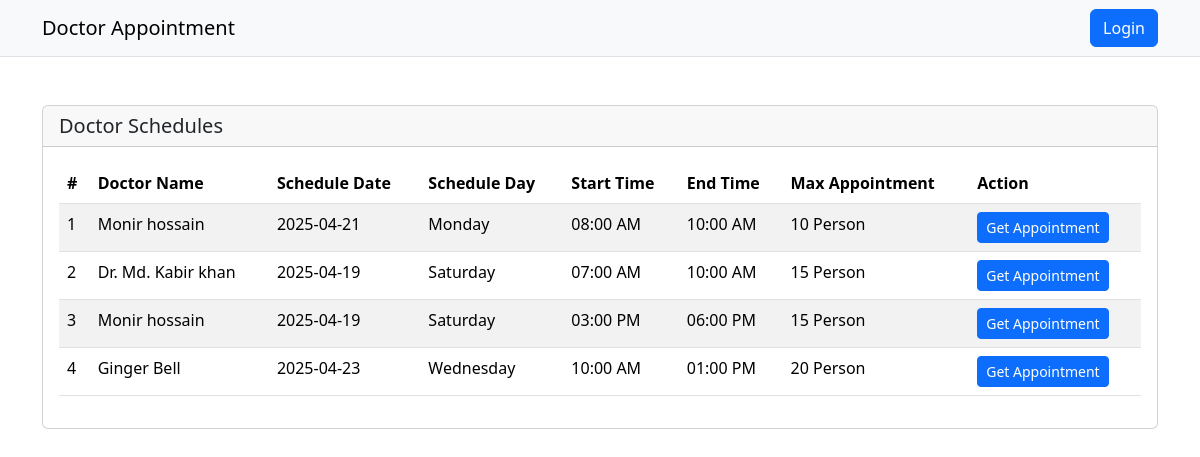
Before: / with the older database file.
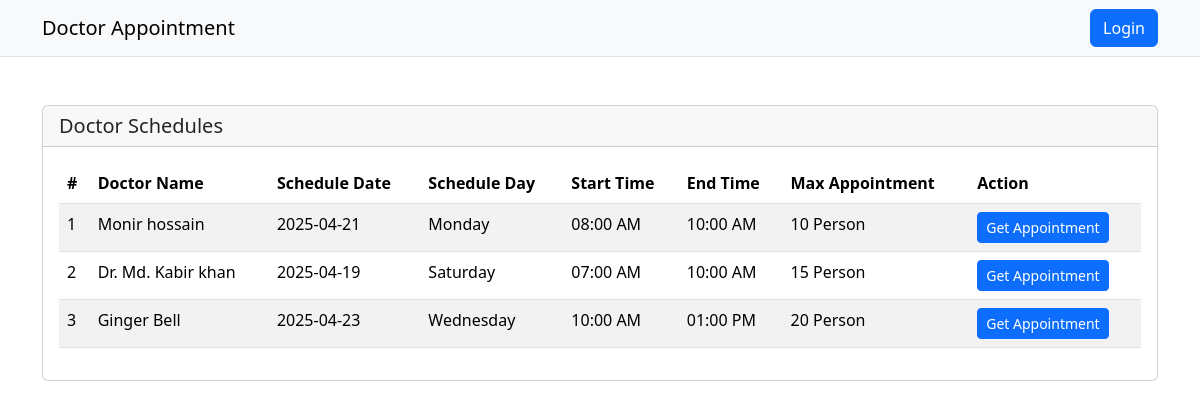
After: the same page with the newer database file.
### tables this page shows
CREATE TABLE `schedules` (
  `id` int NOT NULL,
  `doctor_id` int NOT NULL,
  `schedule_date` date NOT NULL,
  `schedule_day` varchar(255) DEFAULT NULL,
  `start_time` varchar(50) NOT NULL,
  `end_time` varchar(50) NOT NULL,
  `consulting_time` int NOT NULL,
  `maximum_appointment` int NOT NULL,
  `status` enum('Available','Cancel') NOT NULL DEFAULT 'Available',
  `created_at` timestamp NULL DEFAULT NULL
);

CREATE TABLE `doctors` (
  `id` int NOT NULL,
  `user_id` int NOT NULL,
  `name` varchar(255) NOT NULL,
  `phone` varchar(255) NOT NULL,
  `image` varchar(255) NOT NULL,
  `address` mediumtext,
  `dob` date NOT NULL,
  `expert_in` varchar(255) DEFAULT NULL,
  `degree` varchar(255) DEFAULT NULL,
  `gender` varchar(255) NOT NULL,
  `status` tinyint(1) NOT NULL DEFAULT '1',
  `created_at` timestamp NULL DEFAULT CURRENT_TIMESTAMP
);

### index.php (the view)
<?php
include "layout/head.php";
?>
<?php
include "layout/navbar.php";
?>
<div class="container my-5">
    <div class="row">
        <div class="col-12">
            <div class="card">
                <div class="card-header">
                    <h5 class="card-title mb-0">Doctor Schedules</h5>
                </div>
                <div class="card-body">
                    <table class="table table-striped" id="doctorTable">
                        <thead>
                            <tr>
                                <th>#</th>
                                <th>Doctor Name</th>
                                <th>Schedule Date</th>
                                <th>Schedule Day</th>
                                <th>Start Time</th>
                                <th>End Time</th>
                                <th>Max Appointment</th>
                                <th>Action</th>
                            </tr>
                        </thead>
                        <tbody>
                            <?php
                            $sql = "SELECT schedules.*, doctors.name as doctorName FROM schedules INNER JOIN doctors ON schedules.doctor_id=doctors.id WHERE schedules.schedule_date >= CURDATE() AND schedules.status='Available' ORDER BY schedules.created_at DESC";
                            $result = $conn->query($sql);
                            if ($result->rowCount() > 0) {
                                $rows = $result->fetchAll(PDO::FETCH_OBJ);
                                foreach ($rows as $key => $row) { ?>
                                    <tr>
                                        <td><?php echo $key + 1 ?></td>
                                        <td><?php echo $row->doctorName; ?></td>
                                        <td><?php echo $row->schedule_date; ?></td>
                                        <td><?php echo $row->schedule_day; ?></td>
                                        <td><?php echo $row->start_time; ?></td>
                                        <td><?php echo $row->end_time; ?></td>
                                        <td>
                                            <?php echo $row->maximum_appointment;   ?> Person
                                        </td>
                                        <td>
                                            <?php
                                            if (isset($_SESSION['is_login']) != true) { ?>
                                                <a href="login.php" class="btn btn-primary btn-sm">
                                                    Get Appointment
                                                </a>
                                            <?php } else { ?>
                                                <a href="book_appointment.php?schedule_id=<?php echo base64_encode($row->id); ?>" class="btn btn-primary btn-sm">
                                                    Get Appointment
                                                </a>
                                            <?php   } ?>
                                        </td>
                                    </tr>
                            <?php }
                            }
                            ?>
                        </tbody>
                    </table>
                </div>
            </div>
        </div>
    </div>
</div>
<?php
include "layout/footer.php";
?>

Changed rows visible on the page:
no longer on this page (row edited): schedules: doctor.name "Monir hossain", schedule_date "2025-04-19", schedule_day "Saturday", start_time "03:00 PM", end_time "06:00 PM", maximum_appointment "15"
